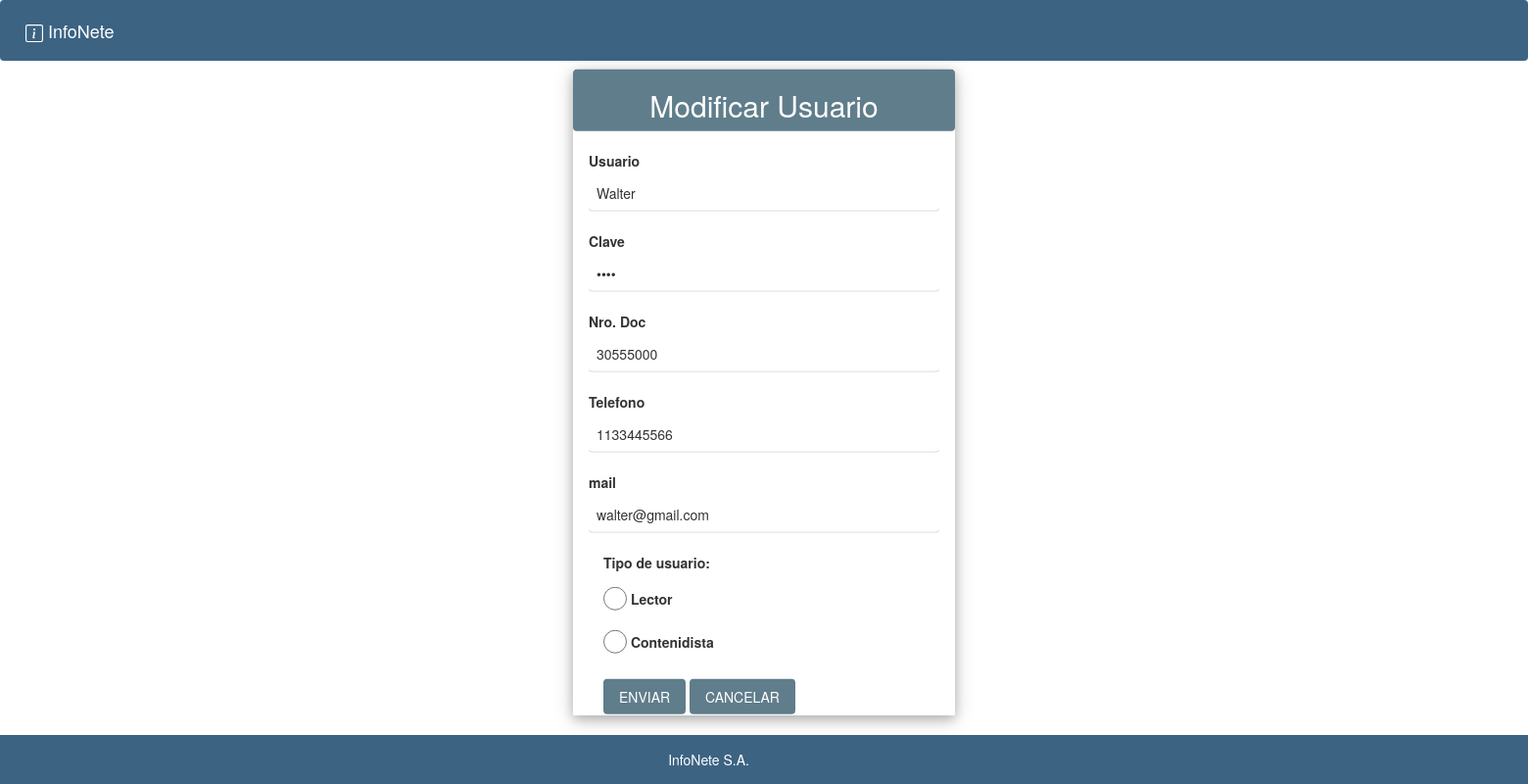
Screenshot of /interno.php?page=buscarUsuarioById&idUsiario=1 with the database file from the repository.
### tables this page shows
CREATE TABLE Usuario    				
(
Id_usuario int NOT NULL auto_increment,
Nro_doc int NOT NULL,
Cod_doc int NOT NULL,
Nombre varchar(50),
Mail varchar(64),
Telefono int,
Cod_Localidad int NOT NULL,										
Cod_Usuario int NOT NULL,										 
Pass varchar(50),																						
CONSTRAINT PK_Usuario PRIMARY KEY (Id_usuario),
CONSTRAINT FK_Usuario_Documento FOREIGN KEY (Cod_doc) REFERENCES Tipo_doc (Cod_doc),
CONSTRAINT FK_Usuario_Localidad FOREIGN KEY (Cod_Localidad) REFERENCES Localidad (Cod_Localidad),
CONSTRAINT FK_Usuario_Rol FOREIGN KEY (Cod_Usuario) REFERENCES Rol (Cod_Rol) 
);

### controller/AdministradorController.php (called while the page is built, shortened)
<?php
class AdministradorController
{
    private $modelo;
        public function __construct(){
            $this->modelo = new AdminModel();
        }
    public function executeBuscarUsuarioById($idUsuario){
        $this->modelo->executeBuscarUsuarioById($idUsuario);
        include_once("view/modificarUsuarioView.php");
    }
}

### helper/Database.php (called while the page is built, shortened)
<?php
class Database{
    private $conexion;
    public function __construct(){
        $configuracion = parse_ini_file("config/config.ini");
        $servername = $configuracion["servername"];
        $username = $configuracion["username"];
        $dbname =  $configuracion["dbname"];
        $password =  $configuracion["password"];
        $conn = new mysqli($servername, $username, $password);
        $conn->select_db($dbname);
        $this->conexion = $conn;
    }
    public function executeBuscarUsuarioById($idUsuario){
        $stmt = $this->conexion->prepare("SELECT * FROM Usuario WHERE Id_usuario = ?");
        $stmt->bind_param('i', $idUsuario);
        $stmt->execute();
        $result = $stmt->get_result();
    }
}

### model/AdminModel.php (called while the page is built, shortened)
<?php
include_once("helper/Database.php");
class AdminModel
{
    private $conexion;
    public function __construct(){
        $this->conexion = new Database();
    }
    public function executeBuscarUsuarioById($idUsuario){
        $this->conexion->executeBuscarUsuarioById($idUsuario);
    }
}

### view/modificarUsuarioView.php (the view, shortened to what this page needs)
<?php if(isset($_SESSION["usuariosModif"])) {
    $usuario = $_SESSION["usuariosModif"];
    $pos = explode("-", $usuario);
?>
<div class="w3-card-4 w3-display-middle " style="width:25%;">
    <div class="w3-container w3-blue-grey w3-round">
        <h2 class="w3-center">Modificar Usuario</h2>
    </div>
    <br>
    <form class="w3-container" name="registrar" action="interno.php?page=modifDatosUsuario" method="post" enctype="application/x-www-form-urlencoded">
        <label>Usuario </label><input class="w3-input w3-round" type="text" name="usuario" value="<?php echo $pos[2]?>"> <br/>
        <label>Clave </label><input class="w3-input w3-round" type="password" name="clave" value="<?php echo $pos[4]?>"><br/>
        <label>Nro. Doc </label><input class="w3-input w3-round" type="text" name="nroDoc" value="<?php echo $pos[1]?>"><br/>
        <label>Telefono </label><input class="w3-input w3-round" type="text" name="telefono" value="<?php echo $pos[5]?>"><br/>
        <label>mail </label><input class="w3-input w3-round" type="email" name="mail" value="<?php echo $pos[3]?>"><br/>
        <?php
        if(strcmp($_SESSION["usuarioAlta"],"Admin") == 0){ ?>
        <div class="container">
            <label>Tipo de usuario:
        </div>
        <?php
                if($pos[6]==1){ ?>
            <div class="container w3-margin-bottom">
                <input id="lector" class="w3-radio w3-margin-bottom" type="radio" name="codUsuario" value="3">
                <label>Lector</label>
                <br>
                <input id="conte" class="w3-radio w3-margin-bottom" type="radio" name="codUsuario" value="2">
                <label>Contenidista</label>
            </div>
        <?php }
            if($pos[6]==2){ ?>
        <?php }
            if($pos[6]==3){ ?>
        <div class="container w3-margin-bottom">
            <input id="conte" class="w3-radio w3-margin-bottom" type="radio" name="codUsuario" value="2">
            <label>Contenidista</label>
            <br>
            <input id="admin" class="w3-radio w3-margin-bottom" type="radio" name="codUsuario" value="1">
            <label>Administrador</label>
        </div>
    <?php }  } else { ?>
        <input type="hidden" name="codUsuario" value="<?php echo $pos[6]?>">
    <?php  }?>
        <div class="container">
            <input class="w3-button w3-blue-grey w3-round w3-center" type="submit" name="boton" value="ENVIAR">
            <?php
            if(strcmp($_SESSION["usuarioAlta"],"Admin")==0){ ?>
            <a href="interno.php?page=panelControl" class="w3-button w3-blue-grey w3-round w3-center"  value="cancelar">CANCELAR</a>
            <?php } else{ ?>
            <a href="index.php?page=panelUsuario" class="w3-button w3-blue-grey w3-round w3-center"  value="cancelar">CANCELAR</a>
            <?php } ?>
        </div>
    </form>
</div>
<?php } ?>

### view/css/estilos.css (style rules this page uses)
body { padding-top: 0px; }
.container { position: relative; }

### view/css/w3.css (style rules this page uses)
*,*:before,*:after { box-sizing:inherit }
html { -ms-text-size-adjust:100%;-webkit-text-size-adjust:100% }
body { margin:0 }
a { background-color:transparent }
button,input,select,textarea,optgroup { font:inherit;margin:0 }
button,input { overflow:visible }
button,[type=button],[type=reset],[type=submit] { -webkit-appearance:button }
[type=checkbox],[type=radio] { padding:0 }
html,body { font-family:Verdana,sans-serif;font-size:15px;line-height:1.5 }
html { overflow-x:hidden }
h2 { font-size:30px }
h1,h2,h3,h4,h5,h6 { font-family:"Segoe UI",Arial,sans-serif;font-weight:400;margin:10px 0 }
a { color:inherit }
.w3-btn,.w3-button { border:none;display:inline-block;padding:8px 16px;vertical-align:middle;overflow:hidden;text-decoration:none;color:inherit;background-color:inherit;text-align:center;cursor:pointer;white-space:nowrap }
.w3-btn,.w3-button { -webkit-touch-callout:none;-webkit-user-select:none;-khtml-user-select:none;-moz-user-select:none;-ms-user-select:none;user-select:none }
.w3-input { padding:8px;display:block;border:none;border-bottom:1px solid #ccc;width:100% }
.w3-check,.w3-radio { width:24px;height:24px;position:relative;top:6px }
.w3-container:after,.w3-container:before,.w3-panel:after,.w3-panel:before,.w3-row:after,.w3-row:before,.w3-row-padding:after,.w3-row-padding:before, .w3-cell-row:before,.w3-cell-row:after,.w3-clear:after,.w3-clear:before,.w3-bar:before,.w3-bar:after { content:"";display:table;clear:both }
.w3-display-middle { position:absolute;top:50%;left:50%;transform:translate(-50%,-50%);-ms-transform:translate(-50%,-50%) }
.w3-round,.w3-round-medium { border-radius:4px }
.w3-container,.w3-panel { padding:0.01em 16px }
.w3-card-4,.w3-hover-shadow:hover { box-shadow:0 4px 10px 0 rgba(0,0,0,0.2),0 4px 20px 0 rgba(0,0,0,0.19) }
.w3-center { text-align:center!important }
.w3-margin-bottom { margin-bottom:16px!important }
.w3-blue-grey,.w3-hover-blue-grey:hover,.w3-blue-gray,.w3-hover-blue-gray:hover { color:#fff!important;background-color:#607d8b!important }

### rows the page displays
usuario: usuario "Walter", nroDoc "30555000", telefono "1133445566", mail "walter@gmail.com"
